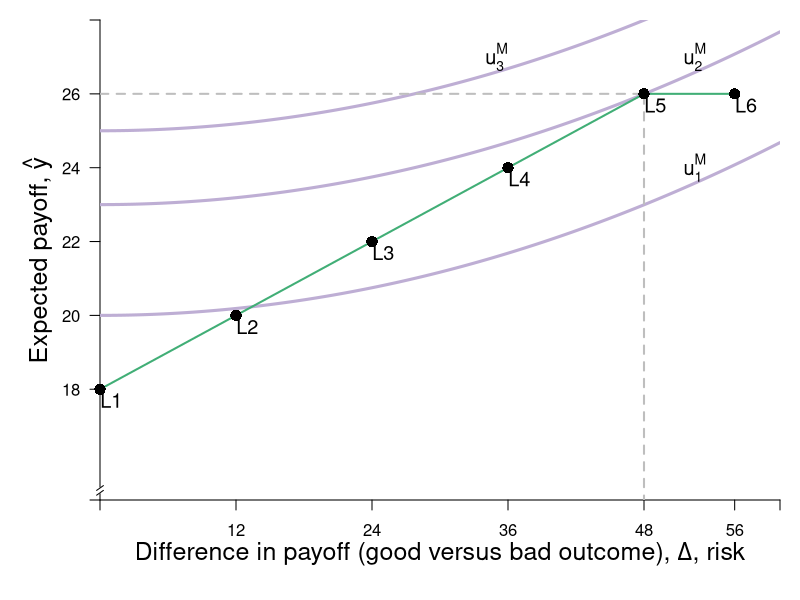

R code for this plot:
require(shape)
require(plotrix)

pdf(file = "risk/risk_experiments_gender_m.pdf", width = 9, height = 7)

#Set parameters for graphics
axislabelsize <- 1.5
labelsize <- 1.2
graphlinewidth <- 3
segmentlinewidth <- 2
a <- c(2, 4, 6)


COL <- c("#7fc97f", "#beaed4", "#fdc086", "#ffff99", "#386cb0", "#f0027f", "#bf5b17", "#666666")
COLA <- c("#e0f3db", "#99d8c9","#66c2a4","#41ae76", "#238b45", "#005824")
COLB <- c("#c6dbef", "#4eb3d3", "#2b8cbe", "#0868ac","#084081")
COLC <- c("#fcfbfd", "#efedf5", "#dadaeb", "#bcbddc", "#9e9ac8", "#807dba", "#6a51a3", "#54278f", "#3f007d")

par(mar =  c(5, 5, 1, 1))
xlims <- c(0, 60)
ylims <- c(15, 28)

riskreturn <- function(g, int1 = 14, int2 = 4, coeff = 1/3){
  int1 - (int2 - (coeff)*g)^2
}
indiffA <- function(g, intercept = 3, slope = 0.125){
  intercept  + slope*g^2
}


#Plot command 
plot(0, 0, 
     xlim = xlims, 
     ylim = ylims, 
     type = "n",
     xlab = expression(paste("")),
     ylab = expression(paste("")), 
     axes = FALSE,
     cex.lab = axislabelsize, 
     bty = "n", 
     xaxs="i", 
     yaxs="i"
)


#Customize ticks and labels for the plot
# ticksy <- seq(ylims[1], ylims[2], 3)
# ylabels <- seq(ylims[1], ylims[2], 3)
# ticksx <- seq(xlims[1], xlims[2], 5)
# xlabels <- seq(xlims[1], xlims[2], 5)
ticksy <- c(ylims[1], 18, 20, 22, 24, 26, ylims[2])
ylabels <- c(NA, 18, 20, 22, 24, 26, NA)
ticksx <- c(0, 12, 24, 36, 48, 56,  xlims[2])
xlabels <- c(NA, 12, 24, 36, 48, 56, NA)

axis(1, at = ticksx, pos = ylims[1], labels = xlabels)
axis(2, at = ticksy, pos = xlims[1], labels = ylabels, las = 1)
mtext(expression(paste("Difference in payoff (good versus bad outcome), ", Delta, ", risk")), side = 1, line = 2.5, cex = axislabelsize)
text(xlims[1] - 5.5, ylims[2] - 0.5*(ylims[2] - ylims[1]), expression(paste("Expected payoff, ", hat(y) )), xpd = TRUE, cex = axislabelsize, srt = 90) 

axis.break(axis = 2, bgcol="white", breakcol="black",
           style="slash", brw=0.01)



npts <- 500 
xx1 <- seq(xlims[1], xlims[2], length.out = npts)
#lines(xx1, riskreturn(xx1), col = COLA[4], lwd = graphlinewidth, lty = 1)
lines(xx1, indiffA(xx1, intercept = 23, slope = 0.0013), col = COL[2], lwd = graphlinewidth, lty = 1)
#Low
lines(xx1, indiffA(xx1, intercept = 20, slope = 0.0013), col = COL[2], lwd = graphlinewidth, lty = 1)
#high
lines(xx1, indiffA(xx1, intercept = 25, slope = 0.0013), col = COL[2], lwd = graphlinewidth, lty = 1)


#lines(xx1, indiffA(xx1, intercept = 21, slope = 0.00235), col = COLB[4], lwd = graphlinewidth, lty = 1)
# lines(xx1, indiffA(xx1, intercept = 5.6), col = COLB[4], lwd = graphlinewidth, lty = 1)
# lines(xx1, indiffA(xx1, intercept = 9), col = COLB[4], lwd = graphlinewidth, lty = 1)

#Setting up the segments for the choices 
segments(0, 18, 12, 20, lty = 1, col = COLA[4], lwd = segmentlinewidth)
segments(12, 20, 24, 22, lty = 1, col = COLA[4], lwd = segmentlinewidth)
segments(24, 22, 36, 24, lty = 1, col = COLA[4], lwd = segmentlinewidth)
segments(36, 24, 48, 26, lty = 1, col = COLA[4], lwd = segmentlinewidth)
segments(48, 26, 56, 26, lty = 1, col = COLA[4], lwd = segmentlinewidth)


#For choice: 
segments(0, 26, 48, 26, lty = 2, col = "grey", lwd = segmentlinewidth)
segments(48, 0, 48, 26, lty = 2, col = "grey", lwd = segmentlinewidth)

points(0, 18, pch = 16, col = "black", cex = 1.5, xpd = TRUE)
text(0 + 1, 18 - 0.3, expression("L1"), cex = labelsize)
points(12, 20, pch = 16, col = "black", cex = 1.5, xpd = TRUE)
text(12 + 1, 20 - 0.3, expression("L2"), cex = labelsize)
points(24, 22, pch = 16, col = "black", cex = 1.5, xpd = TRUE)
text(24 + 1, 22 - 0.3, expression("L3"), cex = labelsize)
points(36, 24, pch = 16, col = "black", cex = 1.5, xpd = TRUE)
text(36 + 1, 24 - 0.3, expression("L4"), cex = labelsize)
points(48, 26, pch = 16, col = "black", cex = 1.5, xpd = TRUE)
text(48 + 1, 26 - 0.3, expression("L5"), cex = labelsize)
points(56, 26, pch = 16, col = "black", cex = 1.5, xpd = TRUE)
text(56 + 1, 26 - 0.3, expression("L6"), cex = labelsize)

#Add points a, b, c and c
segments(5.6, 0, 5.6, riskreturn(g = 5.6), lty = 2, col = "gray", lwd = segmentlinewidth)
segments(0, riskreturn(g = 5.6), 5.6, riskreturn(g = 5.6), lty = 2, col = "gray", lwd = segmentlinewidth)
points(5.6, riskreturn(g = 5.6), pch = 16, col = "black", cex = 1.5)
text(5.6 + 0.25, riskreturn(g = 5.6) - 0.3, expression(i), cex = labelsize)


segments(12, 0, 12, riskreturn(g = 12) , lty = 2, col = "gray", lwd = segmentlinewidth)
segments(0, riskreturn(g = 12) , 12, riskreturn(g = 12) , lty = 2, col = "gray", lwd = segmentlinewidth)
points(12, riskreturn(g = 12) , pch = 16, col = "black", cex = 1.5)
text(12 + 0.25, riskreturn(g = 12) - 0.3, expression(d), cex = labelsize)


points(1.8, riskreturn(g = 1.8) , pch = 16, col = "black", cex = 1.5)
text(1.8 + 0.25, riskreturn(g = 1.8) - 0.3, expression(a), cex = labelsize)


points(9.5, riskreturn(g = 9.5) , pch = 16, col = "black", cex = 1.5)
text(9.5 + 0.25, riskreturn(g = 9.5) - 0.3, expression(b), cex = labelsize)


#Label risk return schedule
text(14, 12.7, expression(paste(hat(y) == g(Delta))), cex = labelsize)

#Label value functions
text(35, 27, expression(u[3]^M), cex = labelsize)

text(52.5, 27, expression(u[2]^M), cex = labelsize)
text(52.5, 24, expression(u[1]^M), cex = labelsize)

dev.off()
